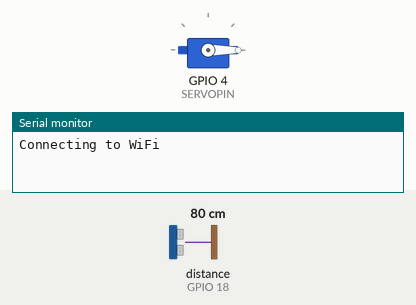
A sketch run on a simulated ESP32. Shown: servo, the last lines printed to the serial monitor. Wiring (inferred from the names in the program): ultrasonic range finder: trigger GPIO 5; echo GPIO 18. The test bench sets the inputs (shaded band); at power-on: distance to the obstacle (sensor on GPIO 18) 80 cm. The echo pulse lasts 58.3 µs per cm; WiFi joins after 1.5 s; servers stay silent unless stated.

Above: at 0.1 s.
2.8 s: distance to the obstacle (sensor on GPIO 18) set to 2 cm
At 2.95 s:
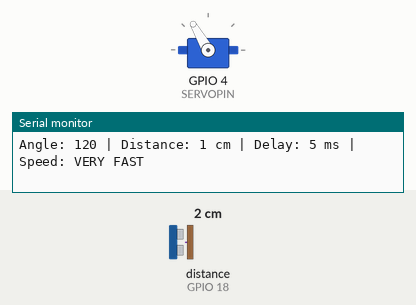
5.8 s: distance to the obstacle (sensor on GPIO 18) set to 60 cm
At 6.4 s:
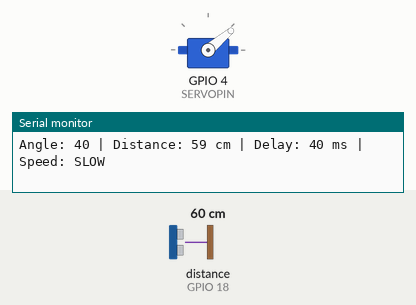
8.8 s: distance to the obstacle (sensor on GPIO 18) set to 4 cm
At 9.27 s:
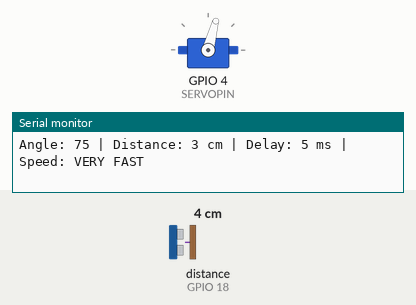
11.8 s: distance to the obstacle (sensor on GPIO 18) set to 9 cm
Timing chart, 0 to 15.8 s (numbered marks = the images above; inputs shaded):
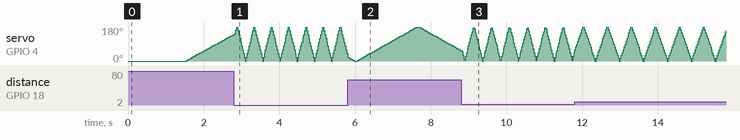

The sketch:

RadarScanner.ino
```cpp
#include <ESP32Servo.h>
#include <WiFi.h>
#include <WebServer.h>

// ---------------- WiFi Configuration ----------------
const char* ssid = "NSUT_WIFI";
const char* password = "";
WebServer server(80);

// ---------------- Hardware Pins ----------------
Servo myservo;
#define TRIG 5
#define ECHO 18
#define SERVOPIN 4

// ---------------- Scan Speed Configuration ----------------
// The servo sweeps faster as an object gets closer.
const float DIST_MIN = 5.0;    // cm - closest range (maximum speed)
const float DIST_MAX = 50.0;   // cm - farthest range (minimum speed)
const int MIN_DELAY = 5;       // ms per step at closest range (fastest)
const int MAX_DELAY = 40;      // ms per step at farthest range (slowest)
const int STEP_SIZE = 5;       // servo increment in degrees

// ---------------- Live State ----------------
long currentDistance = 0;
int currentDelay = MAX_DELAY;
String speedStatus = "SLOW";

/**
 * Non-blocking delay. Waits for the given duration while continuing
 * to serve web requests, so the dashboard stays responsive.
 */
void waitAndServe(int ms) {
  unsigned long start = millis();
  while (millis() - start < ms) {
    server.handleClient();
    delay(1);
  }
}

/**
 * Triggers the HC-SR04 and returns the measured distance in centimetres.
 * Returns DIST_MAX if no echo is received within the timeout.
 */
long getDistance() {
  digitalWrite(TRIG, LOW);
  delayMicroseconds(2);
  digitalWrite(TRIG, HIGH);
  delayMicroseconds(10);
  digitalWrite(TRIG, LOW);

  long duration = pulseIn(ECHO, HIGH, 30000);  // 30 ms timeout
  if (duration == 0) return DIST_MAX;          // no echo: treat as out of range

  return duration * (0.034 / 2);               // speed of sound, halved for round trip
}

/**
 * Maps the measured distance to a per-step delay.
 * Closer object -> shorter delay -> faster sweep.
 */
int calculateDelay(long distance) {
  float percentage = (float)(distance - DIST_MIN) / (DIST_MAX - DIST_MIN);
  if (percentage > 1.0) percentage = 1.0;
  if (percentage < 0.0) percentage = 0.0;

  return MIN_DELAY + (percentage * (MAX_DELAY - MIN_DELAY));
}

/**
 * Serves the live dashboard. Auto-refreshes every second and turns
 * red when an object is detected within the alert range.
 */
void handleRoot() {
  String html = "<!DOCTYPE html><html><head><meta http-equiv='refresh' content='1'>";
  html += "<title>Radar Scanner</title>";
  html += "<style>body{font-family: Arial; text-align: center; margin-top: 50px;";
  if (currentDistance < 15) {
    html += "background-color: #f8d7da; color: #721c24;";
  } else {
    html += "background-color: #d4edda; color: #155724;";
  }
  html += "}</style></head><body>";
  html += "<h1>Ultrasonic Radar Scanner</h1>";
  html += "<h2>Distance: " + String(currentDistance) + " cm</h2>";
  html += "<h2>Servo Speed: " + speedStatus + "</h2>";
  html += "<h3>Step Delay: " + String(currentDelay) + " ms</h3>";
  if (currentDistance < 15) {
    html += "<h2 style='color:red;'>OBJECT CLOSE - SCANNING FAST</h2>";
  }
  html += "</body></html>";
  server.send(200, "text/html", html);
}

void setup() {
  Serial.begin(115200);

  pinMode(TRIG, OUTPUT);
  pinMode(ECHO, INPUT);

  // Reserve hardware timers and configure the servo pulse range
  ESP32PWM::allocateTimer(0);
  ESP32PWM::allocateTimer(1);
  myservo.setPeriodHertz(50);
  myservo.attach(SERVOPIN, 500, 2400);
  myservo.write(0);

  WiFi.begin(ssid, password);
  Serial.print("Connecting to WiFi");
  while (WiFi.status() != WL_CONNECTED) {
    delay(500);
    Serial.print(".");
  }
  Serial.println("\nWiFi connected! IP address: ");
  Serial.println(WiFi.localIP());

  server.on("/", handleRoot);
  server.begin();
  Serial.println("Radar Ready.");
}

/**
 * Executes a single scan step: moves the servo, measures the distance,
 * updates the sweep speed, and waits for the calculated interval.
 */
void doStep(int angle) {
  myservo.write(angle);

  currentDistance = getDistance();
  currentDelay = calculateDelay(currentDistance);

  if (currentDelay <= 12)      speedStatus = "VERY FAST";
  else if (currentDelay <= 25) speedStatus = "MEDIUM";
  else                         speedStatus = "SLOW";

  Serial.print("Angle: ");
  Serial.print(angle);
  Serial.print(" | Distance: ");
  Serial.print(currentDistance);
  Serial.print(" cm | Delay: ");
  Serial.print(currentDelay);
  Serial.print(" ms | Speed: ");
  Serial.println(speedStatus);

  waitAndServe(currentDelay);
}

void loop() {
  server.handleClient();

  // Forward sweep
  for (int angle = 0; angle <= 180; angle += STEP_SIZE) {
    doStep(angle);
  }

  // Return sweep
  for (int angle = 180; angle >= 0; angle -= STEP_SIZE) {
    doStep(angle);
  }
}
```
